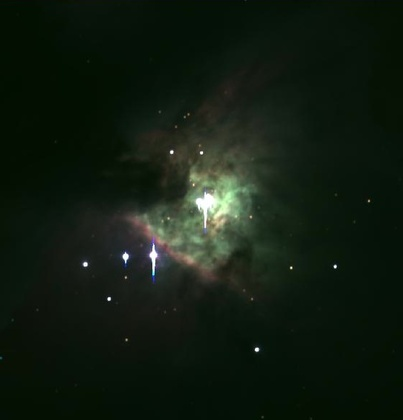
%> input picture Satellite_Images/orion1.jpg, 403 x 420 px, shrunk from 558 x 582 before the run
$ octave satellite_contrast.m   (GNU Octave 9; MATLAB toolbox functions it lacks are replaced by stand-ins)
%> lines starting %> are read from the running program, lines starting %| are printed output that depends on the picture; in (x1, y1, x2, y2) boxes, pixels count from 0 and x2, y2 are one past the last pixel; in counts of white or black regions, pixels touching at a corner belong together; the program's own positions count from 1
### Matlab_Codes/Subbands.m
function [ LL, HL, LH, HH, Sub_Im ] = Subbands( image )
%The Subband function performs DWT to obtain 4 subbands of an image.
%   Input: image
%   Output: LL, HL, LH, HH subbands obtained by performing Discrete Wavelet Transform (DWT).
%           Sub_Im which is an array containing the 4 subbands

image = double(image); % the data should be in double precision value format
[LL, HL, LH, HH] = dwt2 ( image, 'db1' );  % perform DWT to obtain the 4 subbands
[H, W] = size(LL); % obtain height(H) and width(W) of subband LL to know the size of the array.
Sub_Im = zeros (2*H, 2*W); % initializing an array with H and W dimensions that will contain all 4 subbands.

  Sub_Im ( 1 : H , 1 : W ) = LL;
  Sub_Im ( 1 : H , (W+1 : W*2) ) = HL;
  Sub_Im ( (H+1 : H*2) , 1:W ) = LH;
  Sub_Im ( (H+1 : H*2) , (W+1 : W*2) ) = HH;

end

### Matlab_Codes/SVD_DWT.m
function [ contrast_enhanced_img ] = SVD_DWT( low_contrast_img )
%%% Applys DWT and SVD to obtain a contrast enhaced image
% The technique decomposes the input image into the Discrete Wavelet Transform (DWT) subbands,
% updates the singular value matrix (SVD)  of the LL subband
% and reconstructs the image by Inverse Discrete Wavelet Transform (IDWT).
%%%   input = low contrast image
%%%   output = contrast enhanced image
%
%%% Based on the article:
% "Satellite Image Contrast Enhancement Based On Discrete Wavelet Transform and Singular Value Decomposition".
% By Hasan Demirel, Cagri Ozcinar & Gholamreza Anbarjafari
%----------------------------------------------------------


%% OBTAINING THE LL SUBBAND OF ORIGINAL IMAGE
[LL_orig, HL_orig, LH_orig, HH_orig, Subbands_orig] = Subbands (low_contrast_img);

%% PERFORMING SINGULAR VALUE DECOMPOSITION (SVD) ON THE LL SUBBAND OF ORIGINAL IMAGE
[U_orig, S_orig, V_orig] = svd (LL_orig);

%% PERFORMING GENERAL HISTOGRAM EQUALIZATION (GHE)
ghe_img = histeq(low_contrast_img, 256);

%% OBTAINING LL SUBBAND OF EQUALIZED IMAGE
[LL_ghe, HL_ghe, LH_ghe, HH_ghe, Subbands_ghe] = Subbands (ghe_img);

%% PERFORMING SVD ON LL SUBBAND OF EQUALIZED IMAGE
[U_ghe, S_ghe, V_ghe] = svd(LL_ghe);

%% OBTAINING THE ZETA COEFFICIENT
Z = max(S_ghe) / max(S_orig); % dividing the max singular value of equalized img / max singular value of original img

%% CALCULATING NEW SIGMA
new_sigma = Z * S_orig; %updating the new singular value matrix

%% OBAINING NEW LL SUBBAND
new_LL = U_orig * new_sigma * V_orig' ; % obtaining the new LL subband

%% RECONSTRUCT NEW ENHANCED IMAGE BY IDWT
 contrast_enhanced_img = idwt2 (new_LL, HL_orig, LH_orig, HH_orig, 'db1'); %constructing the new enhanced image

end

### Matlab_Codes/BPDHE.m
function [outputImage, transformationMap] = BPDHE(inputImage, fuzzyMembershipType, parameters)
%
%fcnBPDFHE performs Brightness Preserving Dynamic Fuzzy Histogram
%   Equalization (BPDFHE) on an Image
%
%   OUTPUTIMAGE = fcnBPDFHE(INPUTIMAGE) performs BPDFHE on an image using
%   default parameter settings. Supported image classes for INPUTIMAGE
%   include uint8, uint16, int16, single, double. Default execution uses a
%   triangular membership function with support of 5. Default memberships
%   values are [1 2 3 4 5 4 3 2 1].
%
%   OUTPUTIMAGE = fcnBPDFHE(INPUTIMAGE,FUZZY_MEMBERSHIP_TYPE,PARAMETERS)
%   performs BPDFHE on the INPUTIMAGE using Fuzzy Memberships as defined in
%   FUZZY_MEMBERSHIP_TYPE
%       Options:
%       --------
%       triangular - uses a triangular membership function
%       gaussian - uses a gaussian membership function
%       custom - uses the  user defined membership values
%   PARAMETERS are to be specified accordingly for usage
%       Options:
%       --------
%       Width of support if 'triangular'. Suggested is 5 for uint8
%       Width of support and spread factor if 'gaussian'. Suggested is
%       [5,2] for uint8
%       User defined membership values if 'custom'. Suggested is [1 2 3 4 5 4 3 2 1]
%
%   [OUTPUTIMAGE, TRANSFORMATION_MAP] = fcnBPDFHE(...) returns also the
%   intensity transformation matrix for further usage.
%
%   Details of the method are available in
%   D. Sheet, H. Garud, A. Suveer, J. Chatterjee and M. Mahadevappa,
%   "Brightness Preserving Dynamic Fuzzy Histogram Equalization",
%   IEEE Trans., Consumer Electronics, vol. 56, no. 4, pp. 2475 - 2480,
%   Nov. 2010. [http://dx.doi.org/10.1109/TCE.2010.5681130]
%
%   H. Garud, D. Sheet, A. Suveer, P.K. Karri, A.K. Ray, M. Mahadevappa,
%   J. Chatterjee, "Brightness preserving contrast enhancement in digital
%   pathology", Proc. ICIIP 2011.
%   [http://dx.doi.org/10.1109/ICIIP.2011.6108964]
%
%   2009 (c) Debdoot Sheet, Indian Institute of Technology Kharagpur, India
%       Ver 1.0     28 January 2009
%       Ver 2.0     11 December 2011
%           Rev 1.0 14 December 2011
%           Rev 2.0 15 December 2011
%
% Example (Grayscale Images)
% --------------------------
% inputImage = imread('cameraman.tif');
% outputImage = fcnBPDFHE(inputImage);
% figure, subplot 131, imshow(inputImage), subplot 132,
% imshow(outputImage), subplot 133, imshow(inputImage-outputImage,[])
%
% Example (Color Images)
% --------------------------
% rgbInputImage = imread('peppers.png');
% labInputImage = applycform(rgbInputImage,makecform('srgb2lab'));
% Lbpdfhe = fcnBPDFHE(labInputImage(:,:,1));
% labOutputImage = cat(3,Lbpdfhe,labInputImage(:,:,2),labInputImage(:,:,3));
% rgbOutputImage = applycform(labOutputImage,makecform('lab2srgb'));
% figure, subplot 121, imshow(rgbInputImage), subplot 122,
% imshow(rgbOutputImage);


% 2009 (c) Debdoot Sheet, Indian Institute of Technology Kharagpur, India
% All rights reserved.
%
% Permission is hereby granted, to use, copy, modify, and distribute this code
% (the source files) and its documentation for any purpose, provided that
% the copyright notice in its entirety appear in all copies of this code,
% and the original source of this code. Further Indian Institute of
% Technology Kharagpur (IIT Kharagpur / IITKGP)  is acknowledged in any
% publication that reports research or any usage using this code. The work
% is to be cited using the bibliography as
%
% D. Sheet, H. Garud, A. Suveer, J. Chatterjee and M. Mahadevappa,
% "Brightness Preserving Dynamic Fuzzy Histogram Equalization",
% IEEE Trans., Consumer Electronics, vol. 56, no. 4, pp. 2475 - 2480,
% Nov. 2010. [http://dx.doi.org/10.1109/TCE.2010.5681130]
%
% Garud, H.  Sheet, D.  Suveer, A.  Karri, P.K.  Ray, A.K.  Mahadevappa, M.
% Chatterjee, J., "Brightness preserving contrast enhancement in digital
% pathology", Proc. ICIIP 2011.
% [http://dx.doi.org/10.1109/ICIIP.2011.6108964]
%
% In no circumstantial cases or events the Indian Institute of Technology
% Kharagpur or the author(s) of this particular disclosure be liable to any
% party for direct, indirectm special, incidental, or consequential
% damages if any arising out of due usage. Indian Institute of Technology
% Kharagpur and the author(s) disclaim any warranty, including but not
% limited to the implied warranties of merchantability and fitness for a
% particular purpose. The disclosure is provided hereunder "as in"
% voluntarily for community development and the contributing parties have
% no obligation to provide maintenance, support, updates, enhancements,
% or modification.

%%%%%%%%%%%%%%%%%%%%%%%%%%%%%%
% Input argument support check
iptcheckinput(inputImage,{'uint8','uint16','int16','single','double'}, {'nonsparse','2d'}, mfilename,'I',1);

if nargin == 1
    parameters = 5;
    membership = parameters(1)-abs(-parameters(1):parameters(1));
elseif nargin == 3
    if strcmp(fuzzyMembershipType,'triangular')
        if ~(numel(parameters)==1)
            error('fcnBPDFHE supports only 1 parameter for Triangular Membership');
        end
        membership = parameters(1)-abs(-parameters(1):parameters(1));
    elseif strcmp(fuzzyMembershipType,'gaussian')
        if ~(numel(parameters)==2)
            error('fcnBPDFHE supports only 2 parameters for Gaussian Membership');
        end
        membership = exp(-(-parameters(1):parameters(1)).^2/parameters(2)^2);
    elseif strcmp(fuzzyMembershipType,'custom')
        if numel(parameters)==0
            error('fcnBPDFHE requires the membership value specification as 1-D array for Custom Membership');
        end
        membership = parameters;
    else
        error('Unsupported membership type declaration');
    end
else
    error('Unsupported calling of fcnBPDFHE');
end

imageType = class(inputImage);

% Histogram creation
if strcmp(class(inputImage),'uint8')
    [crispHistogram,grayScales] = imhist(inputImage);
elseif strcmp(class(inputImage),'uint16')
    crispHistogram = zeros([2^16 1]);
    for counter = 1:numel(inputImage)
        crispHistogram(inputImage(counter)+1) = crispHistogram(inputImage(counter)+1) + 1;
    end
    grayScales = 0:(2^16 - 1);
elseif strcmp(class(inputImage),'int16')
    crispHistogram = zeros([2^16 1]);
    for counter = 1:numel(inputImage)
        crispHistogram(inputImage(counter)+32769) = crispHistogram(inputImage(counter)+32769) + 1;
    end
    grayScales = -32768:32767;
elseif (strcmp(class(inputImage),'double')||strcmp(class(inputImage),'single'))
    maxGray = max(inputImage(:));
    minGray = min(inputImage(:));
    inputImage = im2uint8(mat2gray(inputImage));
    [crispHistogram,grayScales] = imhist(inputImage);
end

inputImage = double(inputImage);

fuzzyHistogram = zeros(numel(crispHistogram)+numel(membership)-1,1);

for counter = 1:numel(membership)
    fuzzyHistogram = fuzzyHistogram + membership(counter)*[zeros(counter-1,1);crispHistogram;zeros(numel(membership)-counter,1)];
end

fuzzyHistogram = fuzzyHistogram(ceil(numel(membership)/2):end-floor(numel(membership)/2));

del1FuzzyHistogram = [0;(fuzzyHistogram(3:end)-fuzzyHistogram(1:end-2))/2;0];
del2FuzzyHistogram = [0;(del1FuzzyHistogram(3:end)-del1FuzzyHistogram(1:end-2))/2;0];

locationIndex = (2:numel(fuzzyHistogram)-1)'+1;

maxLocAmbiguous = locationIndex(((del1FuzzyHistogram(1:end-2).*del1FuzzyHistogram(3:end))<0) & (del2FuzzyHistogram(2:end-1)<0));

counter = 1;

maxLoc = 1;

while counter < numel(maxLocAmbiguous)
    if (maxLocAmbiguous(counter)==(maxLocAmbiguous(counter+1)-1))
        maxLoc = [maxLoc ; (maxLocAmbiguous(counter)*(fuzzyHistogram(maxLocAmbiguous(counter))>fuzzyHistogram(maxLocAmbiguous(counter+1)))) + (maxLocAmbiguous(counter+1)*(fuzzyHistogram(maxLocAmbiguous(counter))<=fuzzyHistogram(maxLocAmbiguous(counter+1))))];
        counter = counter + 2;
    else
        maxLoc = [maxLoc ; maxLocAmbiguous(counter)];
        counter = counter + 1;
    end
end
if(maxLoc(end)~=numel(fuzzyHistogram))
    maxLoc = [maxLoc ; numel(fuzzyHistogram)];
end

low = maxLoc(1:end-1);
high = [maxLoc(2:end-1)-1;maxLoc(end)];
span = high-low;
cumulativeHistogram = cumsum(fuzzyHistogram);
M = cumulativeHistogram(high)-cumulativeHistogram(low);
factor = span .* log10(M);
range = max(grayScales)*factor/sum(factor);

transformationMap = zeros(numel(grayScales),1);

for counter = 1:length(low)
    for index = low(counter):high(counter)
        transformationMap(index) = round((low(counter)-1) + (range(counter)*(sum(fuzzyHistogram(low(counter):index)))/(sum(fuzzyHistogram(low(counter):high(counter))))));
    end
end

outputImage = transformationMap(inputImage+1);

outputImage = mean(inputImage(:))/mean(outputImage(:))*outputImage;

outputImage = cast(outputImage,imageType);

if strcmp(imageType,'single')
    outputImage = minGray + (maxGray-minGray)*mat2gray(outputImage);
elseif strcmp(imageType,'double')
    outputImage = minGray + (maxGray-minGray)*mat2gray(outputImage);
end

### Matlab_Codes/SVE.m
function [ equalized_image ] = SVE ( image )
%   In this singular value equalization (SVE) method the intensity of
%   the image is equalized by performing SVD and equalizing the singular
%   value of sigma.
%%%   input  =  low contrast image
%%%   output = intensity equalized image


%% PREPARING THE IMAGE
image = double(image);

%% PERFORMING SVD ON THE ORIGINAL IMAGE
[U, S, V] = svd(image);

%% CREATING OF AN IMAGE OF SAME DIMENSIONS OF MEAN 128
[X, Y] = size(image);
image_mean_128 = ones(X, Y) * 128;

%% PERFORMING SVD ON THE IMAGE OF MEAN 128
[U_mean_128, S_mean_128, V_mean_128] = svd(image_mean_128);

%% OBTAINING THE ZETA COEFFICIENT
zeta = max(image_mean_128)/max(image);   % zeta coefficient= max singular value of sigma / max value of image

%% CALCULATING NEW SIGMA
new_sigma = zeta * S; %updating the new singular value matrix(sigma)

%% RECONSTRUCT NEW ENHANCED IMAGE
equalized_image = (U * new_sigma * V') ; %reconstructing new image by multiplying the 3 matrices.


end

### Matlab_Codes/satellite_contrast.m
%%%%%%%%  SATELLITE IMAGE CONTRAST ENHACEMENT  %%%%%%%%%
%%% Authors: Benjamin Chatain  and Katherine Sheran
%%% Master in Medical Imaging and Applications (MAIA)

%%% Based on the article:
% "Satellite Image Contrast Enhancement Based On Discrete Wavelet Transform and Singular Value Decomposition".
% By Hasan Demirel, Cagri Ozcinar & Gholamreza Anbarjafari
%----------------------------------------------------------------------
% Start cleaning everything
%----------------------------------------------------------------------
clear       %no variables
close all   %no figures
clc         %empty command window
%----------------------------------------------------------------------
%% LOADING THE LOW CONTRAST IMAGE
%----------------------------------------------------------------------
%% best options are: sat2.png / sat3.png / sat7.jpg / space3.png / fovea3.png / fovea5.png
original_img = imread('orion1.jpg');  %reading the image
%> original_img is the input picture: size 420x403x3 uint8; mean R, G, B 17.3, 28.4, 17
original_img = rgb2gray(original_img); % converting to greyscale image
%> original_img: size 420x403 uint8


%----------------------------------------------------------------------
%% APPLYING DIFFERENT CONTRAST ENAHNCEMENT METHODS
%----------------------------------------------------------------------
[ proposed_method_img ] = SVD_DWT (original_img); %Proposed Method
%> in Subbands, `Sub_Im ( 1 : H , (W+1 : W*2) ) = HL;`: Sub_Im: size 420x404 double; min -155, max 508, mean 11.9
%> in Subbands, `Sub_Im ( (H+1 : H*2) , 1:W ) = LH;`: Sub_Im: size 420x404 double; min -161.5, max 508, mean 11.9
%> in Subbands, `Sub_Im ( (H+1 : H*2) , (W+1 : W*2) ) = HH;`: Sub_Im: size 420x404 double; min -161.5, max 508, mean 11.9; mean of the top-left, top-right, bottom-left and bottom-right quarters 47.4, 0, 0, 0
%> in SVD_DWT, `ghe_img = histeq(low_contrast_img, 256);`:
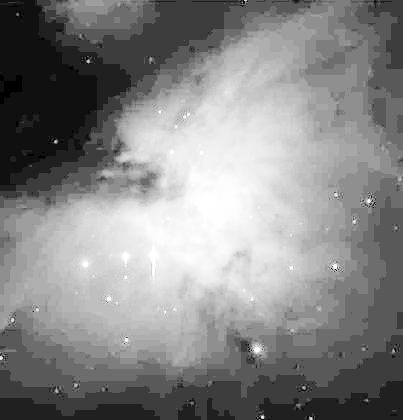
%> ghe_img: size 420x403 uint8; min 0, max 255, mean 134.3
%> in Subbands (call 2), `[LL, HL, LH, HH] = dwt2 ( image, 'db1' );`:
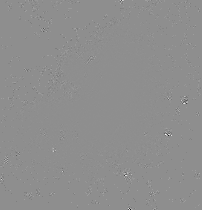
%> HH: size 210x202 double; min -132, max 104, mean 0; drawn with min black and max white
%> in Subbands (call 2), `Sub_Im ( 1 : H , (W+1 : W*2) ) = HL;`:
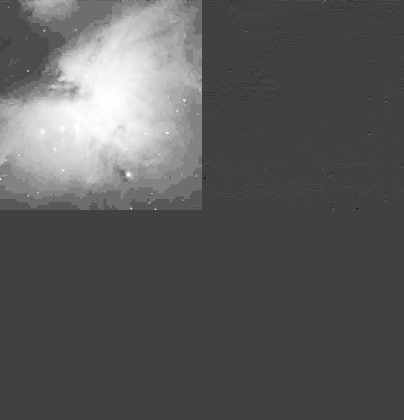
%> Sub_Im: size 420x404 double; min -174.5, max 510, mean 67.1; drawn with min black and max white
%> in Subbands (call 2), `Sub_Im ( (H+1 : H*2) , 1:W ) = LH;`: Sub_Im: size 420x404 double; 7.24% of pixels changed, all inside (x1, y1, x2, y2) = (0, 210, 201, 420)
%> in Subbands (call 2), `Sub_Im ( (H+1 : H*2) , (W+1 : W*2) ) = HH;`: Sub_Im: size 420x404 double; min -174.5, max 510, mean 67.1; mean of the top-left, top-right, bottom-left and bottom-right quarters 268.3, 0.1, 0, 0
%> in SVD_DWT, `Z = max(S_ghe) / max(S_orig);`: Z = 4.22

GHE_img = histeq(original_img, 256); %General Histogram Equalization


CLHE_img = adapthisteq(original_img); %Contrast Limited Histogram Equalization
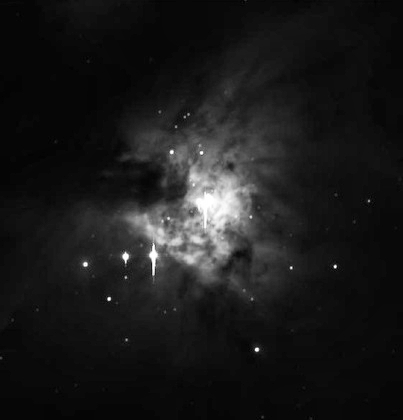
%> CLHE_img: size 420x403 uint8; min 0, max 255, mean 26.1

BPDHE_img = BPDHE(original_img); %Brightness Preserving Dynamic Histogram
%> in BPDHE, `[crispHistogram,grayScales] = imhist(inputImage);`: crispHistogram = 256 values, max 19343 at index 13, min 0 at index 1, mean 661.2; grayScales = 256 values from 0 to 255
%> after the loop in BPDHE, `for counter = 1:numel(membership)`: fuzzyHistogram = 266 values, max 341844 at index 19, min 0 at index 1, mean 15907.9
%> in BPDHE, `fuzzyHistogram = fuzzyHistogram(ceil(numel(membership)/2):end-floor(nu..`: fuzzyHistogram = 256 values, max 341844 at index 14, min 0 at index 1, mean 16526.3
%> in BPDHE, `del1FuzzyHistogram = [0;(fuzzyHistogram(3:end)-fuzzyHistogram(1:end-2)..`: del1FuzzyHistogram = 256 values, max 66568 at index 11, min -43318 at index 18, mean 2.97
%> in BPDHE, `del2FuzzyHistogram = [0;(del1FuzzyHistogram(3:end)-del1FuzzyHistogram(..`: del2FuzzyHistogram = 256 values, max 17155.5 at index 9, min -27807.2 at index 14, mean -0.32
%> in BPDHE, `maxLocAmbiguous = locationIndex(((del1FuzzyHistogram(1:end-2).*del1Fuz..`: maxLocAmbiguous = [15; 16; 88; 89; 99; 100; 189; 190; 213; 229; 233; 254; 255]
%> the loop in BPDHE, `while counter < numel(maxLocAmbiguous)` made 8 passes
%> maxLoc on passes 1 to 8: [1; 15], [1; 15; 88], [1; 15; 88; 99], [1; 15; 88; 99; 189], [1; 15; 88; 99; 189; 213], [1; 15; 88; 99; 189; 213; 229], [1; 15; 88; 99; 189; 213; 229; 233], [1; 15; 88; 99; 189; 213; 229; 233; 254]
%> in BPDHE, `maxLoc = [maxLoc ; numel(fuzzyHistogram)];`: maxLoc = [1; 15; 88; 99; 189; 213; 229; 233; 254; 256]
%> in BPDHE, `low = maxLoc(1:end-1);`: low = [1; 15; 88; 99; 189; 213; 229; 233; 254]
%> in BPDHE, `high = [maxLoc(2:end-1)-1;maxLoc(end)];`: high = [14; 87; 98; 188; 212; 228; 232; 253; 256]
%> in BPDHE, `span = high-low;`: span = [13; 72; 10; 89; 23; 15; 3; 20; 2]
%> in BPDHE, `cumulativeHistogram = cumsum(fuzzyHistogram);`: cumulativeHistogram = 256 values from 0 to 4230726
%> in BPDHE, `M = cumulativeHistogram(high)-cumulativeHistogram(low);`: M = [1386641; 2348646; 29447; 105639; 4951; 3205; 879; 7765; 1520]
%> in BPDHE, `factor = span .* log10(M);`: factor = [79.85; 458.7; 44.69; 447.1; 84.98; 52.59; 8.83; 77.8; 6.36]
%> in BPDHE, `range = max(grayScales)*factor/sum(factor);`: range = [16.15; 92.76; 9.04; 90.42; 17.19; 10.63; 1.79; 15.73; 1.29]
%> after the loop in BPDHE, `for counter = 1:length(low)`: transformationMap = 256 values, max 254 at index 254, min 0 at index 1, mean 145.7
%> in BPDHE, `outputImage = mean(inputImage(:))/mean(outputImage(:))*outputImage;`:
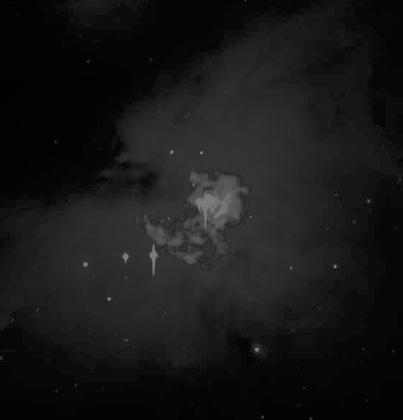
%> outputImage: size 420x403 double; min 0.494, max 125.5, mean 23.8

SVE_img = SVE(original_img); %Singular Value Equalization
%> in SVE, `zeta = max(image_mean_128)/max(image);`: zeta = 0.755


%----------------------------------------------------------------------
%% QUALITATIVE RESULTS
%----------------------------------------------------------------------
figure
subplot(2,3,1), imshow(original_img)
title('Original Image');

subplot(2,3,2), imshow( GHE_img );
title('General Histogram Equalization');

% subplot(2,3,3), imshow(LHE_img);
% title('Local Histogram Equalization');

subplot(2,3,4), imshow(BPDHE_img);
title('Brightness Preserving Dynamic Histogram');

subplot(2,3,5), imshow( uint8 (SVE_img));
title('Singular Value Equalization');

subplot(2,3,6), imshow(uint8 (proposed_method_img) );
%> after `imshow(uint8 (proposed_method_img) )`:
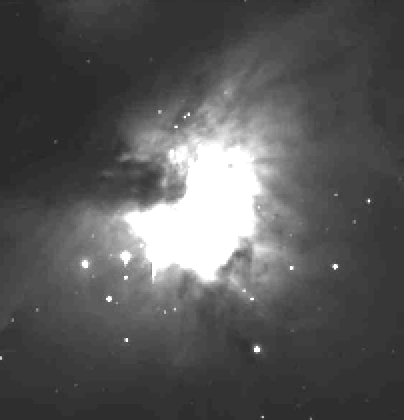
%> displayed picture: size 420x404, on the screen's scale of 0 to 255; min 36, max 255, mean 87.4
title('Proposed Method');

%----------------------------------------------------------------------
%% QUANTITATIVE RESULTS
%----------------------------------------------------------------------
figure
subplot(2,3,1);
original_mean =  mean2(original_img);
%> original_mean = 23.75
original_std = std2(original_img);
%> original_std = 24.74
histogram(original_img, 'Normalization','pdf');
title(strcat('Original [ Mean: ', num2str(original_mean),', Standart Dev: ', num2str(original_std), ' ]'));
xlim([0, 255]);

subplot(2,3,2);
GHE_mean =  mean2(GHE_img);
%> GHE_mean = 134.3
GHE_std = std2(GHE_img);
%> GHE_std = 48.93
histogram(GHE_img,'Normalization','pdf');
title(strcat('GHE [ Mean: ', num2str(GHE_mean),', Standart Dev: ', num2str(GHE_std), ' ]'));
xlim([0, 255]);

% subplot(2,3,3);
% histogram(LHE_img,'Normalization','pdf');
% title('Local Histogram Equalization');

subplot(2,3,4);
BPDHE_mean =  mean2(BPDHE_img);
%> BPDHE_mean = 23.75
BPDHE_std = std2(BPDHE_img);
%> BPDHE_std = 14.7
histogram(BPDHE_img,'Normalization','pdf');
title(strcat('BPDHE [ Mean: ', num2str(BPDHE_mean),', Standart Dev: ', num2str(BPDHE_std), ' ]'));
xlim([0, 255]);

subplot(2,3,5);
SVE_mean =  mean2(SVE_img);
%> SVE_mean = 17.93
SVE_std = std2(SVE_img);
%> SVE_std = 19.81
histogram(SVE_img,'Normalization','pdf');
title(strcat('SVE [ Mean: ', num2str(SVE_mean),', Standart Dev: ', num2str(SVE_std), ' ]'));
xlim([0, 255]);

subplot(2,3,6);
proposed_method_mean =  mean2(proposed_method_img);
%> proposed_method_mean = 100.1
proposed_method_std = std2(proposed_method_img);
%> proposed_method_std = 110
histogram(proposed_method_img,'Normalization','pdf')
title(strcat('Proposed Method [ Mean: ', num2str(proposed_method_mean),', Standart Dev: ', num2str(proposed_method_std), ' ]'));
xlim([0, 255]);
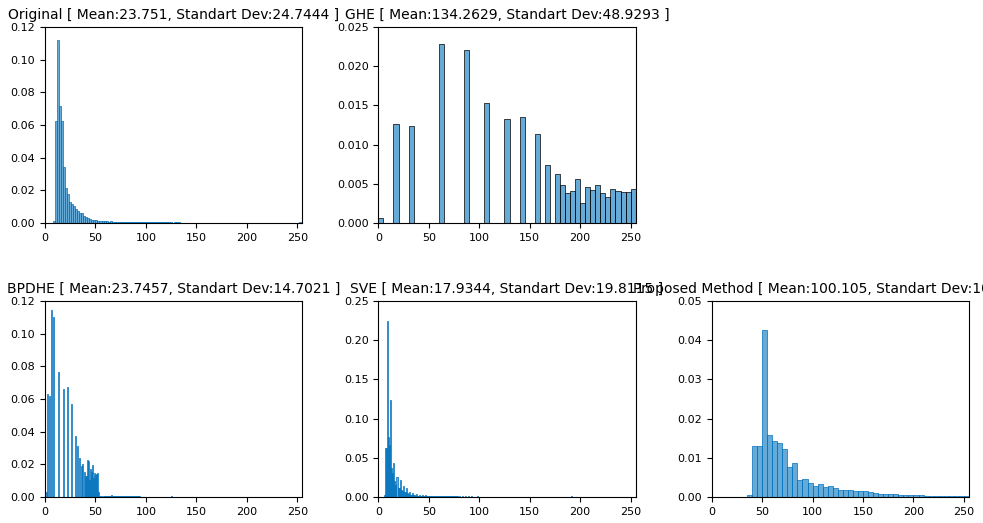
%> figure redrawn from the program's plot data, 5 panels; panel 1: tallest bar 0.112 high, from x = 12 to 14; panel 2: tallest bar 0.0229 high, from x = 60 to 65; panel 3: tallest bar 0.114 high, from x = 6 to 7; panel 4: tallest bar 0.224 high, from x = 9 to 10
